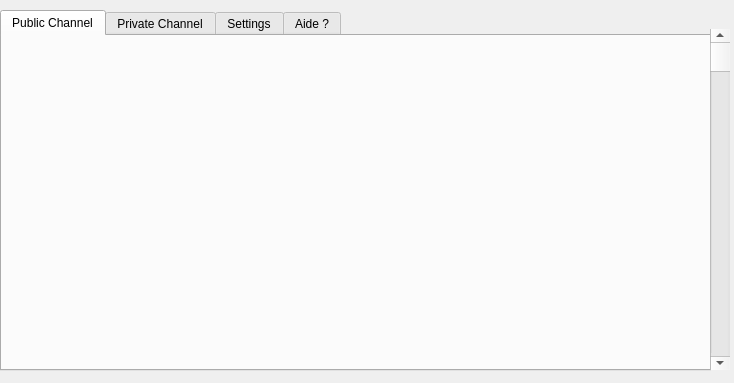
<?xml version="1.0" encoding="UTF-8"?>
<ui version="4.0">
 <class>ListChannel</class>
 <widget class="QWidget" name="ListChannel">
  <property name="geometry">
   <rect>
    <x>0</x>
    <y>0</y>
    <width>734</width>
    <height>383</height>
   </rect>
  </property>
  <property name="windowTitle">
   <string>Form</string>
  </property>
  <widget class="QTabWidget" name="tabWidget">
   <property name="geometry">
    <rect>
     <x>0</x>
     <y>10</y>
     <width>711</width>
     <height>361</height>
    </rect>
   </property>
   <property name="contextMenuPolicy">
    <enum>Qt::DefaultContextMenu</enum>
   </property>
   <property name="currentIndex">
    <number>0</number>
   </property>
   <widget class="QWidget" name="tab">
    <attribute name="title">
     <string>Public Channel</string>
    </attribute>
   </widget>
   <widget class="QWidget" name="tab_2">
    <attribute name="title">
     <string>Private Channel</string>
    </attribute>
   </widget>
   <widget class="QWidget" name="tab_3">
    <attribute name="title">
     <string>Settings</string>
    </attribute>
    <widget class="QScrollArea" name="scrollArea">
     <property name="geometry">
      <rect>
       <x>709</x>
       <y>90</y>
       <width>21</width>
       <height>80</height>
      </rect>
     </property>
     <property name="widgetResizable">
      <bool>true</bool>
     </property>
     <widget class="QWidget" name="scrollAreaWidgetContents">
      <property name="geometry">
       <rect>
        <x>0</x>
        <y>0</y>
        <width>19</width>
        <height>78</height>
       </rect>
      </property>
     </widget>
    </widget>
   </widget>
   <widget class="QWidget" name="tab_4">
    <attribute name="title">
     <string>Aide ?</string>
    </attribute>
   </widget>
  </widget>
  <widget class="QScrollBar" name="verticalScrollBar">
   <property name="geometry">
    <rect>
     <x>710</x>
     <y>29</y>
     <width>20</width>
     <height>341</height>
    </rect>
   </property>
   <property name="orientation">
    <enum>Qt::Vertical</enum>
   </property>
  </widget>
 </widget>
 <resources/>
 <connections/>
</ui>
